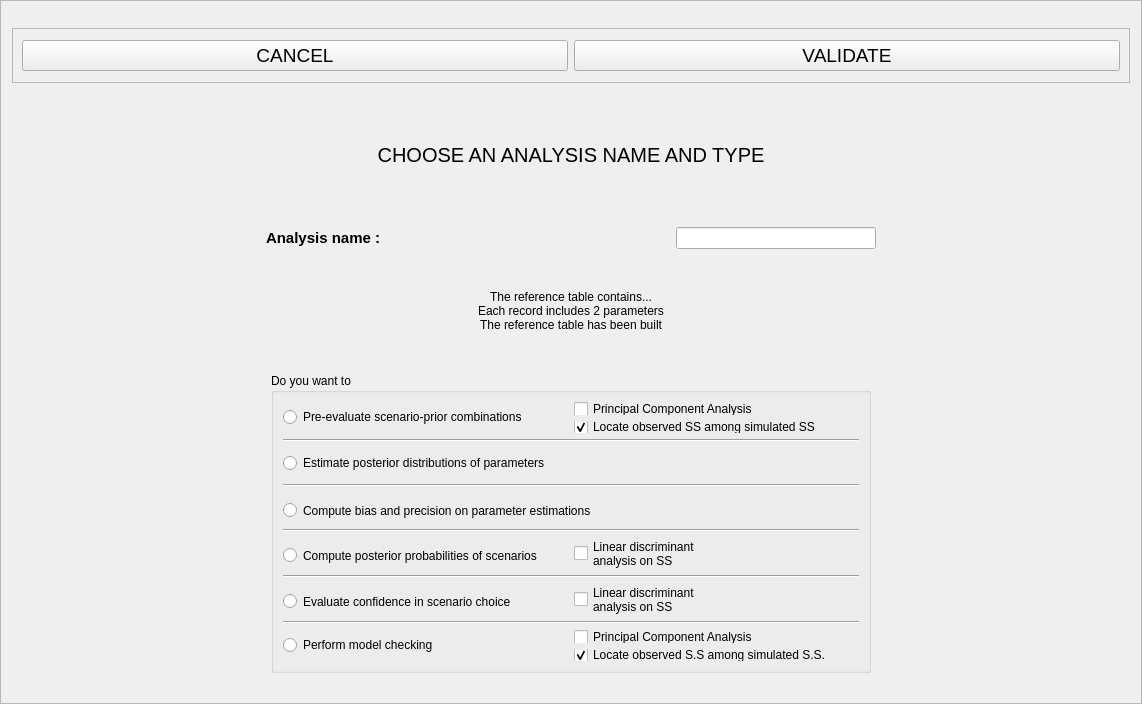
<?xml version="1.0" encoding="UTF-8"?>
<ui version="4.0">
 <class>Frame</class>
 <widget class="QFrame" name="Frame">
  <property name="geometry">
   <rect>
    <x>0</x>
    <y>0</y>
    <width>1142</width>
    <height>704</height>
   </rect>
  </property>
  <property name="windowTitle">
   <string>Frame</string>
  </property>
  <property name="frameShape">
   <enum>QFrame::StyledPanel</enum>
  </property>
  <property name="frameShadow">
   <enum>QFrame::Raised</enum>
  </property>
  <layout class="QVBoxLayout" name="verticalLayout_2">
   <item>
    <widget class="QFrame" name="frame_6">
     <property name="sizePolicy">
      <sizepolicy hsizetype="Expanding" vsizetype="Preferred">
       <horstretch>0</horstretch>
       <verstretch>0</verstretch>
      </sizepolicy>
     </property>
     <property name="minimumSize">
      <size>
       <width>0</width>
       <height>55</height>
      </size>
     </property>
     <property name="maximumSize">
      <size>
       <width>16777215</width>
       <height>55</height>
      </size>
     </property>
     <property name="frameShape">
      <enum>QFrame::StyledPanel</enum>
     </property>
     <property name="frameShadow">
      <enum>QFrame::Raised</enum>
     </property>
     <layout class="QHBoxLayout" name="horizontalLayout_9">
      <item>
       <widget class="QPushButton" name="exitButton">
        <property name="font">
         <font>
          <pointsize>14</pointsize>
         </font>
        </property>
        <property name="toolTip">
         <string>Leave this screen without loosing any change</string>
        </property>
        <property name="text">
         <string>CANCEL</string>
        </property>
        <property name="shortcut">
         <string>Alt+E</string>
        </property>
       </widget>
      </item>
      <item>
       <widget class="QPushButton" name="okButton">
        <property name="font">
         <font>
          <pointsize>14</pointsize>
         </font>
        </property>
        <property name="toolTip">
         <string>Test and save data (Alt+o)</string>
        </property>
        <property name="text">
         <string>VALIDATE</string>
        </property>
        <property name="shortcut">
         <string>Alt+V</string>
        </property>
       </widget>
      </item>
     </layout>
    </widget>
   </item>
   <item>
    <widget class="QLabel" name="label">
     <property name="minimumSize">
      <size>
       <width>0</width>
       <height>100</height>
      </size>
     </property>
     <property name="maximumSize">
      <size>
       <width>16777215</width>
       <height>100</height>
      </size>
     </property>
     <property name="font">
      <font>
       <pointsize>15</pointsize>
      </font>
     </property>
     <property name="text">
      <string>CHOOSE AN ANALYSIS NAME AND TYPE</string>
     </property>
     <property name="alignment">
      <set>Qt::AlignCenter</set>
     </property>
    </widget>
   </item>
   <item>
    <layout class="QHBoxLayout" name="horizontalLayout_3">
     <item>
      <widget class="QLabel" name="analysisNameLabel">
       <property name="minimumSize">
        <size>
         <width>150</width>
         <height>0</height>
        </size>
       </property>
       <property name="maximumSize">
        <size>
         <width>150</width>
         <height>16777215</height>
        </size>
       </property>
       <property name="font">
        <font>
         <pointsize>11</pointsize>
         <weight>75</weight>
         <bold>true</bold>
         <underline>false</underline>
         <strikeout>false</strikeout>
        </font>
       </property>
       <property name="text">
        <string>Analysis name : </string>
       </property>
      </widget>
     </item>
     <item>
      <widget class="QLineEdit" name="analysisNameEdit">
       <property name="minimumSize">
        <size>
         <width>200</width>
         <height>0</height>
        </size>
       </property>
       <property name="maximumSize">
        <size>
         <width>200</width>
         <height>16777215</height>
        </size>
       </property>
      </widget>
     </item>
    </layout>
   </item>
   <item>
    <widget class="QLabel" name="titleInfoLabel">
     <property name="minimumSize">
      <size>
       <width>0</width>
       <height>80</height>
      </size>
     </property>
     <property name="maximumSize">
      <size>
       <width>16777215</width>
       <height>80</height>
      </size>
     </property>
     <property name="text">
      <string>The reference table contains...
Each record includes 2 parameters
The reference table has been built</string>
     </property>
     <property name="alignment">
      <set>Qt::AlignCenter</set>
     </property>
    </widget>
   </item>
   <item>
    <layout class="QHBoxLayout" name="horizontalLayout_2">
     <item>
      <spacer name="horizontalSpacer">
       <property name="orientation">
        <enum>Qt::Horizontal</enum>
       </property>
       <property name="sizeHint" stdset="0">
        <size>
         <width>40</width>
         <height>20</height>
        </size>
       </property>
      </spacer>
     </item>
     <item>
      <widget class="QGroupBox" name="groupBox">
       <property name="minimumSize">
        <size>
         <width>600</width>
         <height>300</height>
        </size>
       </property>
       <property name="maximumSize">
        <size>
         <width>600</width>
         <height>300</height>
        </size>
       </property>
       <property name="title">
        <string>Do you want to</string>
       </property>
       <layout class="QVBoxLayout" name="verticalLayout_4">
        <item>
         <layout class="QHBoxLayout" name="horizontalLayout">
          <item>
           <widget class="QRadioButton" name="preEvRadio">
            <property name="text">
             <string>Pre-evaluate scenario-prior combinations</string>
            </property>
            <property name="checked">
             <bool>false</bool>
            </property>
           </widget>
          </item>
          <item>
           <layout class="QVBoxLayout" name="verticalLayout">
            <item>
             <widget class="QCheckBox" name="confPcaCheck">
              <property name="text">
               <string>Principal Component Analysis</string>
              </property>
             </widget>
            </item>
            <item>
             <widget class="QCheckBox" name="lossCheck">
              <property name="text">
               <string>Locate observed SS among simulated SS</string>
              </property>
              <property name="checked">
               <bool>true</bool>
              </property>
             </widget>
            </item>
           </layout>
          </item>
         </layout>
        </item>
        <item>
         <widget class="Line" name="line">
          <property name="orientation">
           <enum>Qt::Horizontal</enum>
          </property>
         </widget>
        </item>
        <item>
         <widget class="QRadioButton" name="estimateRadio">
          <property name="minimumSize">
           <size>
            <width>0</width>
            <height>30</height>
           </size>
          </property>
          <property name="maximumSize">
           <size>
            <width>16777215</width>
            <height>30</height>
           </size>
          </property>
          <property name="text">
           <string>Estimate posterior distributions of parameters</string>
          </property>
         </widget>
        </item>
        <item>
         <widget class="Line" name="line_2">
          <property name="orientation">
           <enum>Qt::Horizontal</enum>
          </property>
         </widget>
        </item>
        <item>
         <widget class="QRadioButton" name="biasRadio">
          <property name="minimumSize">
           <size>
            <width>0</width>
            <height>35</height>
           </size>
          </property>
          <property name="maximumSize">
           <size>
            <width>16777215</width>
            <height>35</height>
           </size>
          </property>
          <property name="text">
           <string>Compute bias and precision on parameter estimations</string>
          </property>
         </widget>
        </item>
        <item>
         <widget class="Line" name="line_3">
          <property name="orientation">
           <enum>Qt::Horizontal</enum>
          </property>
         </widget>
        </item>
        <item>
         <layout class="QHBoxLayout" name="horizontalLayout_5">
          <item>
           <widget class="QRadioButton" name="comparisonRadio">
            <property name="minimumSize">
             <size>
              <width>0</width>
              <height>35</height>
             </size>
            </property>
            <property name="maximumSize">
             <size>
              <width>16777215</width>
              <height>35</height>
             </size>
            </property>
            <property name="text">
             <string>Compute posterior probabilities of scenarios</string>
            </property>
           </widget>
          </item>
          <item>
           <widget class="QCheckBox" name="confFdaCompareCheck">
            <property name="text">
             <string>Linear discriminant
analysis on SS</string>
            </property>
           </widget>
          </item>
         </layout>
        </item>
        <item>
         <widget class="Line" name="line_4">
          <property name="orientation">
           <enum>Qt::Horizontal</enum>
          </property>
         </widget>
        </item>
        <item>
         <layout class="QHBoxLayout" name="horizontalLayout_6">
          <item>
           <widget class="QRadioButton" name="confidenceRadio">
            <property name="minimumSize">
             <size>
              <width>0</width>
              <height>35</height>
             </size>
            </property>
            <property name="maximumSize">
             <size>
              <width>16777215</width>
              <height>35</height>
             </size>
            </property>
            <property name="text">
             <string>Evaluate confidence in scenario choice</string>
            </property>
           </widget>
          </item>
          <item>
           <widget class="QCheckBox" name="confFdaCheck">
            <property name="text">
             <string>Linear discriminant
analysis on SS</string>
            </property>
           </widget>
          </item>
         </layout>
        </item>
        <item>
         <widget class="Line" name="line_5">
          <property name="orientation">
           <enum>Qt::Horizontal</enum>
          </property>
         </widget>
        </item>
        <item>
         <layout class="QHBoxLayout" name="horizontalLayout_4">
          <item>
           <widget class="QRadioButton" name="modCheckRadio">
            <property name="text">
             <string>Perform model checking</string>
            </property>
            <property name="checked">
             <bool>false</bool>
            </property>
           </widget>
          </item>
          <item>
           <layout class="QVBoxLayout" name="verticalLayout_3">
            <item>
             <widget class="QCheckBox" name="modCheckPcaCheck">
              <property name="text">
               <string>Principal Component Analysis</string>
              </property>
             </widget>
            </item>
            <item>
             <widget class="QCheckBox" name="modCheckLossCheck">
              <property name="text">
               <string>Locate observed S.S among simulated S.S.</string>
              </property>
              <property name="checked">
               <bool>true</bool>
              </property>
             </widget>
            </item>
           </layout>
          </item>
         </layout>
        </item>
       </layout>
      </widget>
     </item>
     <item>
      <spacer name="horizontalSpacer_2">
       <property name="orientation">
        <enum>Qt::Horizontal</enum>
       </property>
       <property name="sizeHint" stdset="0">
        <size>
         <width>40</width>
         <height>20</height>
        </size>
       </property>
      </spacer>
     </item>
    </layout>
   </item>
  </layout>
 </widget>
 <resources/>
 <connections/>
</ui>
